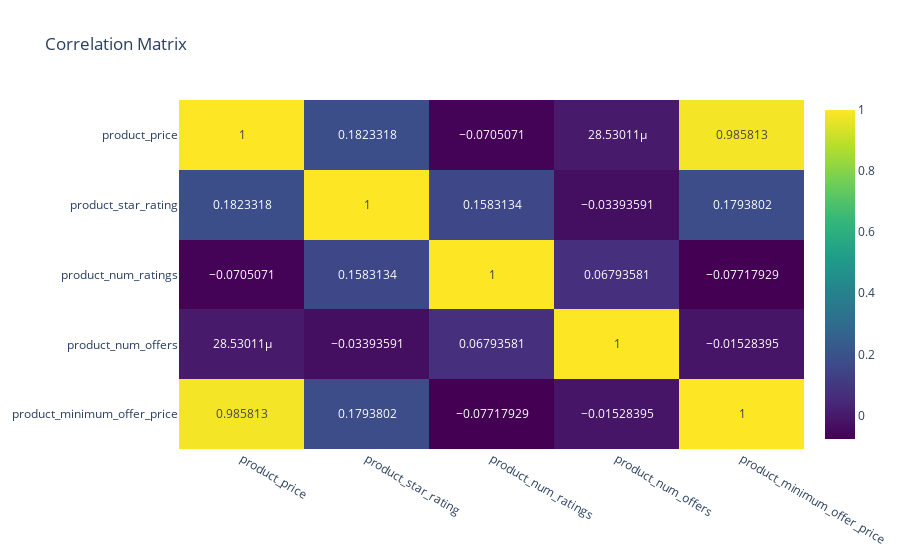

Source (notebook cell):
### Markdown cell above
<a id="31"></a>
### <div style="text-align:left; border-radius:15px; padding:20px; color:Black; margin:0; font-size:100%; font-family:Arial; background-color:#48cae4; overflow:hidden"><b>⚡ 1. Correlation Matrix</b>
</div>
    <a href="#table-of-contents" style="font-family: Arial, sans-serif; font-size: 15px; background-color: #7b2cbf; color: #ffffff; padding: 7px 15px; text-decoration: none; border-radius: 15px;">
        [Table of Content 📜⬆️]
    </a>

### Code cell
numeric_df = dfc.select_dtypes(include=[float, int])
correlation_matrix = numeric_df.corr().T

fig = px.imshow(correlation_matrix, text_auto=True, aspect="auto",
                title='Correlation Matrix',
                color_continuous_scale='viridis')
fig.show()

### Figure 1 — Plotly figure (JSON) as saved in the notebook; plotly's stock layout.template omitted (floating-point values rounded to 4 significant figures)
{"data": [{"coloraxis": "coloraxis", "hovertemplate": "x: %{x}<br>y: %{y}<br>color: %{z}<extra></extra>", "name": "0", "texttemplate": "%{z}", "type": "heatmap", "x": ["product_price", "product_star_rating", "product_num_ratings", "product_num_offers", "product_minimum_offer_price"], "xaxis": "x", "y": ["product_price", "product_star_rating", "product_num_ratings", "product_num_offers", "product_minimum_offer_price"], "yaxis": "y", "z": [[1, 0.1823, -0.07051, 2.853e-05, 0.9858], [0.1823, 1, 0.1583, -0.03394, 0.1794], [-0.07051, 0.1583, 1, 0.06794, -0.07718], [2.853e-05, -0.03394, 0.06794, 1, -0.01528], [0.9858, 0.1794, -0.07718, -0.01528, 1]]}], "layout": {"coloraxis": {"colorscale": [[0, "#440154"], [0.1111, "#482878"], [0.2222, "#3e4989"], [0.3333, "#31688e"], [0.4444, "#26828e"], [0.5556, "#1f9e89"], [0.6667, "#35b779"], [0.7778, "#6ece58"], [0.8889, "#b5de2b"], [1, "#fde725"]]}, "title": {"text": "Correlation Matrix"}, "xaxis": {"anchor": "y", "domain": [0, 1]}, "yaxis": {"anchor": "x", "autorange": "reversed", "domain": [0, 1]}}}
